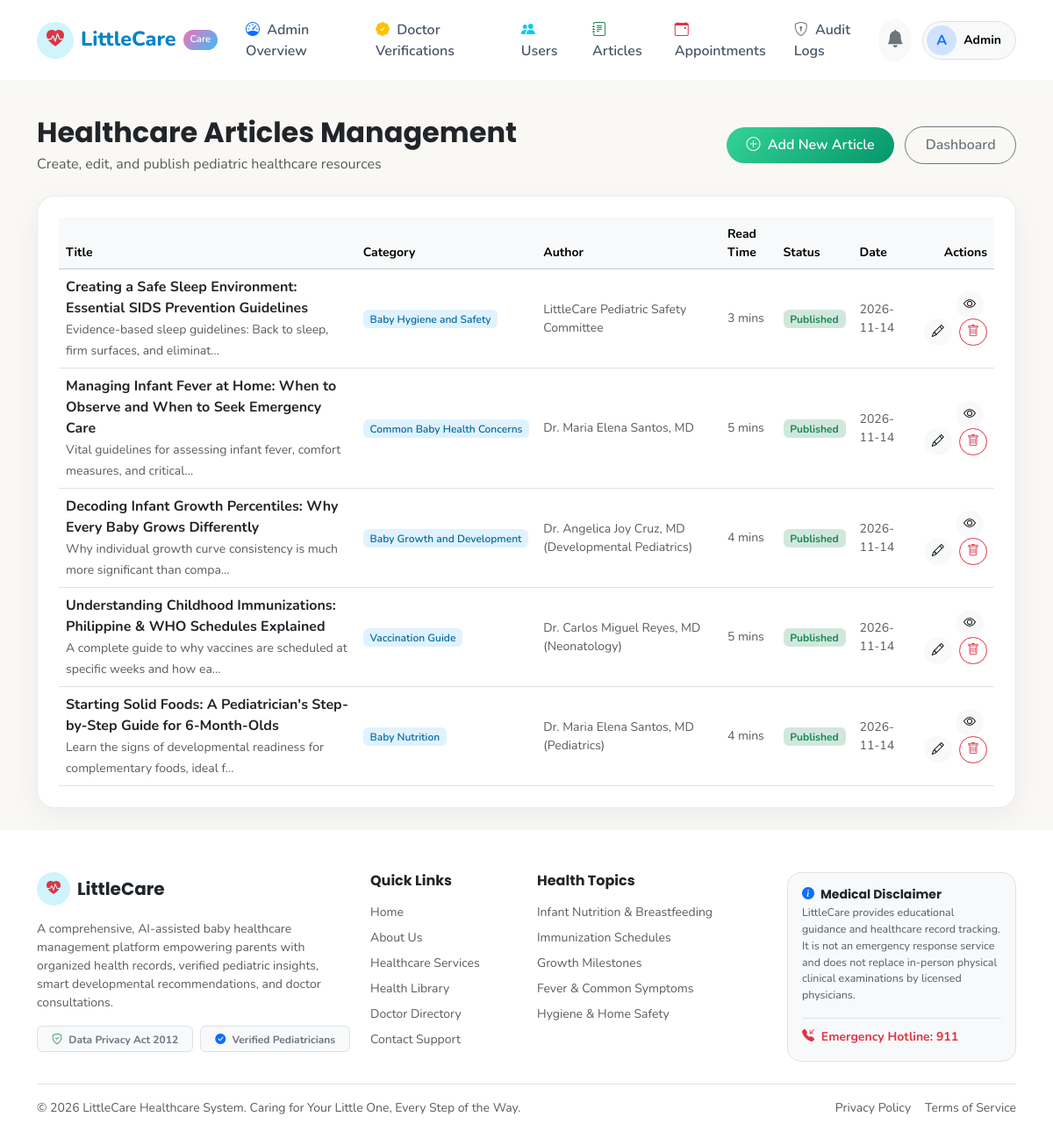
Screenshot of /admin/articles (signed in) with the database file from the repository.
### app/models/user.py (models this page shows, shortened)
class User(UserMixin, db.Model):
    __tablename__ = 'users'
    id = db.Column(db.Integer, primary_key=True)
    email = db.Column(db.String(120), unique=True, nullable=False, index=True)
    password_hash = db.Column(db.String(256), nullable=False)
    first_name = db.Column(db.String(60), nullable=False)
    last_name = db.Column(db.String(60), nullable=False)
    role = db.Column(db.String(20), nullable=False, default='parent')  # 'parent', 'doctor', 'admin'
    phone = db.Column(db.String(30), nullable=True)
    profile_image = db.Column(db.String(255), default='default-avatar.png')
    is_active = db.Column(db.Boolean, default=True)
    created_at = db.Column(db.DateTime, default=datetime.utcnow)
    updated_at = db.Column(db.DateTime, default=datetime.utcnow, onupdate=datetime.utcnow)
    baby_profiles = db.relationship('BabyProfile', backref='parent', lazy='dynamic', cascade='all, delete-orphan')
    doctor_profile = db.relationship('DoctorProfile', backref='user', uselist=False, cascade='all, delete-orphan')
    parent_appointments = db.relationship('Appointment', backref='parent', foreign_keys='Appointment.parent_id', lazy='dynamic')
    ai_conversations = db.relationship('AIConversation', backref='parent', lazy='dynamic', cascade='all, delete-orphan')
    notifications = db.relationship('Notification', backref='user', lazy='dynamic', cascade='all, delete-orphan')
    audit_logs = db.relationship('AuditLog', backref='user', lazy='dynamic')
    @property
    def full_name(self):
        return f"{self.first_name} {self.last_name}"
    @property
    def is_parent(self):
        return self.role == 'parent'
    @property
    def is_doctor(self):
        return self.role == 'doctor'
    @property
    def is_admin(self):
        return self.role == 'admin'
    def unread_notifications_count(self):
        from app.models.notification import Notification
        return Notification.query.filter_by(user_id=self.id, is_read=False).count()

### app/models/article.py (models this page shows, shortened)
class Article(db.Model):
    __tablename__ = 'articles'
    id = db.Column(db.Integer, primary_key=True)
    title = db.Column(db.String(220), nullable=False)
    slug = db.Column(db.String(250), unique=True, nullable=False, index=True)
    category = db.Column(db.String(100), nullable=False, index=True)
    short_description = db.Column(db.Text, nullable=False)
    content = db.Column(db.Text, nullable=False)
    featured_image = db.Column(db.String(255), default='default-article.jpg')
    author_name = db.Column(db.String(120), default='LittleCare Pediatric Team')
    medical_references = db.Column(db.Text, nullable=True)
    reading_time_minutes = db.Column(db.Integer, default=3)
    is_published = db.Column(db.Boolean, default=True)
    published_at = db.Column(db.DateTime, default=datetime.utcnow)
    created_at = db.Column(db.DateTime, default=datetime.utcnow)
    updated_at = db.Column(db.DateTime, default=datetime.utcnow, onupdate=datetime.utcnow)

### app/routes/admin.py (the view)
@admin_bp.route('/articles')
@login_required
@admin_required
def articles():
    articles_list = Article.query.order_by(Article.created_at.desc()).all()
    return render_template('admin/articles.html', articles=articles_list)

### app/models/user.py (called while the page is built)
@login_manager.user_loader
def load_user(user_id):
    return User.query.get(int(user_id))

### app/utils.py (called while the page is built, shortened)
def role_required(*roles):
    def decorator(f):
        @wraps(f)
        def decorated_function(*args, **kwargs):
            if not current_user.is_authenticated:
                return redirect(url_for('auth.login'))
            return f(*args, **kwargs)
        return decorated_function
    return decorator

### app/templates/admin/articles.html (shortened to what this page needs)
{% extends "base.html" %}
{% block content %}
<div class="container py-4">
    <div class="d-flex justify-content-between align-items-center mb-4">
        <div>
            <h2 class="fw-bold text-dark mb-1">Healthcare Articles Management</h2>
            <p class="text-muted mb-0">Create, edit, and publish pediatric healthcare resources</p>
        </div>
        <div>
            <a href="{{ url_for('admin.create_article') }}" class="btn btn-lc-mint btn-rounded">
                <i class="bi bi-plus-circle me-1"></i> Add New Article
            </a>
            <a href="{{ url_for('admin.dashboard') }}" class="btn btn-outline-secondary btn-rounded ms-2">
                Dashboard
            </a>
        </div>
    </div>
    <div class="lc-card p-4">
        {% if articles %}
            <div class="table-responsive">
                <table class="table table-hover align-middle mb-0">
                    <thead class="table-light small text-muted">
                        <tr>
                            <th>Title</th>
                            <th>Category</th>
                            <th>Author</th>
                            <th>Read Time</th>
                            <th>Status</th>
                            <th>Date</th>
                            <th class="text-end">Actions</th>
                        </tr>
                    </thead>
                    <tbody>
                        {% for a in articles %}
                            <tr>
                                <td>
                                    <strong class="text-dark d-block">{{ a.title }}</strong>
                                    <small class="text-muted">{{ a.short_description[:75] }}...</small>
                                </td>
                                <td><span class="badge badge-blue">{{ a.category }}</span></td>
                                <td class="small text-muted">{{ a.author_name }}</td>
                                <td class="small text-muted">{{ a.reading_time_minutes }} mins</td>
                                <td>
                                    {% if a.is_published %}
                                        <span class="badge bg-success-subtle text-success">Published</span>
                                    {% else %}
                                        <span class="badge bg-secondary-subtle text-secondary">Draft</span>
                                    {% endif %}
                                </td>
                                <td class="small text-muted">{{ a.created_at.strftime('%Y-%m-%d') }}</td>
                                <td class="text-end">
                                    <a href="{{ url_for('articles.detail', slug=a.slug) }}" target="_blank" class="btn btn-sm btn-light rounded-pill me-1" title="Preview">
                                        <i class="bi bi-eye"></i>
                                    </a>
                                    <a href="{{ url_for('admin.edit_article', article_id=a.id) }}" class="btn btn-sm btn-light rounded-pill me-1" title="Edit">
                                        <i class="bi bi-pencil"></i>
                                    </a>
                                    <form method="POST" action="{{ url_for('admin.delete_article', article_id=a.id) }}" class="d-inline" onsubmit="return confirm('Delete this article?');">
                                        <button type="submit" class="btn btn-sm btn-outline-danger rounded-pill" title="Delete">
                                            <i class="bi bi-trash"></i>
                                        </button>
                                    </form>
                                </td>
                            </tr>
                        {% endfor %}
                    </tbody>
                </table>
            </div>
        {% else %}
            <div class="text-center py-5 text-muted small">
                No healthcare articles published yet. Click "Add New Article" to write your first pediatric guide.
            </div>
        {% endif %}
    </div>
</div>
{% endblock %}

### app/templates/components/navbar.html (shortened to what this page needs)
<nav class="navbar navbar-expand-lg navbar-littlecare">
    <div class="container">
        <a class="navbar-brand" href="{{ url_for('main.index') }}">
            <span class="rounded-circle bg-info-subtle p-2 d-inline-flex align-items-center justify-content-center text-primary" style="width: 42px; height: 42px;">
                <i class="bi bi-heart-pulse-fill text-danger fs-5"></i>
            </span>
            <span>LittleCare</span>
            <span class="brand-badge">Care</span>
        </a>
        <div class="collapse navbar-collapse" id="littleCareNav">
            <ul class="navbar-nav me-auto mb-2 mb-lg-0 align-items-lg-center">
                {% if not current_user.is_authenticated %}
                    <li class="nav-item"><a class="nav-link" href="{{ url_for('main.index') }}">Home</a></li>
                    <li class="nav-item"><a class="nav-link" href="{{ url_for('main.about') }}">About Us</a></li>
                    <li class="nav-item"><a class="nav-link" href="{{ url_for('main.services') }}">Healthcare Services</a></li>
                    <li class="nav-item"><a class="nav-link" href="{{ url_for('articles.index') }}">Health Library</a></li>
                    <li class="nav-item"><a class="nav-link" href="{{ url_for('doctors.directory') }}">Doctors</a></li>
                    <li class="nav-item"><a class="nav-link" href="{{ url_for('main.contact') }}">Contact</a></li>
                {% elif current_user.is_admin %}
                    <li class="nav-item"><a class="nav-link" href="{{ url_for('admin.dashboard') }}"><i class="bi bi-speedometer me-1 text-primary"></i> Admin Overview</a></li>
                    <li class="nav-item"><a class="nav-link" href="{{ url_for('admin.doctors') }}"><i class="bi bi-patch-check-fill me-1 text-warning"></i> Doctor Verifications</a></li>
                    <li class="nav-item"><a class="nav-link" href="{{ url_for('admin.users') }}"><i class="bi bi-people-fill me-1 text-info"></i> Users</a></li>
                    <li class="nav-item"><a class="nav-link" href="{{ url_for('admin.articles') }}"><i class="bi bi-journal-text me-1 text-success"></i> Articles</a></li>
                    <li class="nav-item"><a class="nav-link" href="{{ url_for('admin.appointments') }}"><i class="bi bi-calendar-event me-1 text-danger"></i> Appointments</a></li>
                    <li class="nav-item"><a class="nav-link" href="{{ url_for('admin.audit_logs') }}"><i class="bi bi-shield-lock me-1 text-secondary"></i> Audit Logs</a></li>
                {% endif %}
            </ul>
            <div class="d-flex align-items-center gap-2">
                {% if not current_user.is_authenticated %}
                    <a href="{{ url_for('auth.login') }}" class="btn btn-outline-primary btn-rounded px-3">Sign In</a>
                    <div class="dropdown">
                        <button class="btn btn-lc-primary btn-rounded px-3 dropdown-toggle" type="button" data-bs-toggle="dropdown">
                            Get Started
                        </button>
                        <ul class="dropdown-menu dropdown-menu-end border-0 shadow-sm rounded-4">
                            <li><a class="dropdown-item py-2" href="{{ url_for('auth.register') }}"><i class="bi bi-person-heart text-danger me-2"></i> Register as Parent</a></li>
                            <li><a class="dropdown-item py-2" href="{{ url_for('auth.register_doctor') }}"><i class="bi bi-hospital text-primary me-2"></i> Join as Doctor</a></li>
                        </ul>
                    </div>
                {% else %}
                    <a href="{{ url_for('notifications.index') }}" class="btn btn-light rounded-circle position-relative p-2" title="Notifications">
                        <i class="bi bi-bell-fill text-secondary fs-5"></i>
                    </a>
                    <div class="dropdown ms-1">
                        <button class="btn btn-light rounded-pill p-1 pe-3 d-flex align-items-center gap-2 border" type="button" data-bs-toggle="dropdown">
                            <span class="rounded-circle bg-primary-subtle text-primary fw-bold d-inline-flex align-items-center justify-content-center" style="width: 34px; height: 34px;">
                                {{ current_user.first_name[0] }}
                            </span>
                            <span class="small fw-bold d-none d-sm-inline">{{ current_user.first_name }}</span>
                        </button>
                    </div>
                {% endif %}
            </div>
        </div>
    </div>
</nav>

### app/static/css/custom.css (style rules this page uses)
:root { --primary-pink: #f472b6; --primary-pink-soft: #fce7f3; --primary-pink-hover: #ec4899; --primary-blue: #38bdf8; --primary-blue-soft: #e0f2fe; --primary-blue-hover: #0284c7; --primary-mint: #34d399; --primary-mint-soft: #e6f9f0; --primary-mint-hover: #059669; --primary-yellow: #fbbf24; --primary-yellow-soft: #fef3c7; --bg-cream: #faf8f5; --bg-white: #ffffff; --text-dark: #1e293b; --text-muted: #64748b; --border-soft: #f1f5f9; --card-radius: 20px; --btn-radius: 50px; --shadow-soft: 0 10px 30px rgba(148, 163, 184, 0.12); --shadow-hover: 0 15px 35px rgba(148, 163, 184, 0.2); }
body { font-family: 'Nunito', 'Segoe UI', system-ui, -apple-system, sans-serif; background-color: var(--bg-cream); color: var(--text-dark); min-height: 100vh; display: flex; flex-direction: column; }
h1, h2, h3, h4, h5, h6 { font-family: 'Poppins', 'Nunito', sans-serif; font-weight: 700; color: #1e293b; }
.navbar-littlecare { background: rgba(255, 255, 255, 0.95); backdrop-filter: blur(12px); border-bottom: 1px solid rgba(241, 245, 249, 0.9); padding: 0.85rem 0; position: sticky; top: 0; z-index: 1040; }
.navbar-brand { font-weight: 800; font-size: 1.45rem; color: #0284c7 !important; display: flex; align-items: center; gap: 0.5rem; }
.brand-badge { background: linear-gradient(135deg, var(--primary-pink) 0%, var(--primary-blue) 100%); color: white; font-size: 0.7rem; padding: 0.2rem 0.5rem; border-radius: 20px; font-weight: 600; }
.nav-link { font-weight: 600; color: #475569 !important; padding: 0.5rem 1rem !important; border-radius: 25px; transition: all 0.2s ease-in-out; }
.lc-card { background: var(--bg-white); border-radius: var(--card-radius); border: 1px solid rgba(226, 232, 240, 0.8); box-shadow: var(--shadow-soft); transition: transform 0.2s ease, box-shadow 0.2s ease; overflow: hidden; }
.badge-blue { background-color: var(--primary-blue-soft); color: #0369a1; font-weight: 600; }
.btn-rounded { border-radius: var(--btn-radius); padding: 0.55rem 1.4rem; font-weight: 600; transition: all 0.25s ease; }
.btn-lc-mint { background: linear-gradient(135deg, #34d399 0%, #059669 100%); color: white; border: none; }

### rows the page displays
User: first_name "A", first_name "Admin"
Article: title "Creating a Safe Sleep Environment: Essential SIDS Prevention Guidelines", short_description "Evidence-based sleep guidelines: Back to sleep, firm surfaces, and eliminat", category "Baby Hygiene and Safety", author_name "LittleCare Pediatric Safety Committee", reading_time_minutes "3", is_published "Published", created_at "2026-11-14"
Article: title "Managing Infant Fever at Home: When to Observe and When to Seek Emergency Care", short_description "Vital guidelines for assessing infant fever, comfort measures, and critical", category "Common Baby Health Concerns", author_name "Dr. Maria Elena Santos, MD", reading_time_minutes "5", is_published "Published", created_at "2026-11-14"
Article: title "Decoding Infant Growth Percentiles: Why Every Baby Grows Differently", short_description "Why individual growth curve consistency is much more significant than compa", category "Baby Growth and Development", author_name "Dr. Angelica Joy Cruz, MD (Developmental Pediatrics)", reading_time_minutes "4", is_published "Published", created_at "2026-11-14"
Article: title "Understanding Childhood Immunizations: Philippine & WHO Schedules Explained", short_description "A complete guide to why vaccines are scheduled at specific weeks and how ea", category "Vaccination Guide", author_name "Dr. Carlos Miguel Reyes, MD (Neonatology)", reading_time_minutes "5", is_published "Published", created_at "2026-11-14"
Article: title "Starting Solid Foods: A Pediatrician's Step-by-Step Guide for 6-Month-Olds", short_description "Learn the signs of developmental readiness for complementary foods, ideal f", category "Baby Nutrition", author_name "Dr. Maria Elena Santos, MD (Pediatrics)", reading_time_minutes "4", is_published "Published", created_at "2026-11-14"
